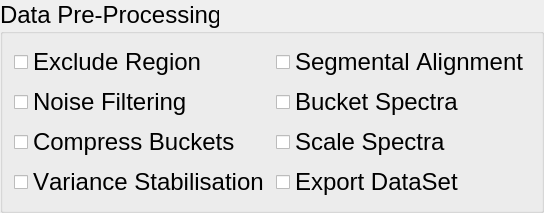
             <widget class="QGroupBox" name="preProcessingGroupBox">
              <property name="font">
               <font>
                <pointsize>18</pointsize>
                <kerning>false</kerning>
               </font>
              </property>
              <property name="title">
               <string>Data Pre-Processing</string>
              </property>
              <layout class="QGridLayout" name="gridLayout">
               <item row="0" column="0">
                <layout class="QVBoxLayout" name="verticalLayout_8">
                 <item>
                  <widget class="QCheckBox" name="excludeRegion">
                   <property name="text">
                    <string>Exclude Region</string>
                   </property>
                  </widget>
                 </item>
                 <item>
                  <widget class="QCheckBox" name="noiseFiltering">
                   <property name="text">
                    <string>Noise Filtering</string>
                   </property>
                  </widget>
                 </item>
                 <item>
                  <widget class="QCheckBox" name="compressBuckets">
                   <property name="enabled">
                    <bool>true</bool>
                   </property>
                   <property name="text">
                    <string>Compress Buckets</string>
                   </property>
                  </widget>
                 </item>
                 <item>
                  <widget class="QCheckBox" name="varianceStabilisation">
                   <property name="enabled">
                    <bool>true</bool>
                   </property>
                   <property name="text">
                    <string>Variance Stabilisation</string>
                   </property>
                  </widget>
                 </item>
                </layout>
               </item>
               <item row="0" column="1">
                <layout class="QVBoxLayout" name="verticalLayout_9">
                 <item>
                  <widget class="QCheckBox" name="segmentalAlignment">
                   <property name="enabled">
                    <bool>true</bool>
                   </property>
                   <property name="text">
                    <string>Segmental Alignment</string>
                   </property>
                  </widget>
                 </item>
                 <item>
                  <widget class="QCheckBox" name="bucketSpectra">
                   <property name="text">
                    <string>Bucket Spectra</string>
                   </property>
                  </widget>
                 </item>
                 <item>
                  <widget class="QCheckBox" name="scaleSpectra">
                   <property name="enabled">
                    <bool>true</bool>
                   </property>
                   <property name="text">
                    <string>Scale Spectra</string>
                   </property>
                  </widget>
                 </item>
                 <item>
                  <widget class="QCheckBox" name="exportDataSet">
                   <property name="text">
                    <string>Export DataSet</string>
                   </property>
                  </widget>
                 </item>
                </layout>
               </item>
              </layout>
             </widget>
